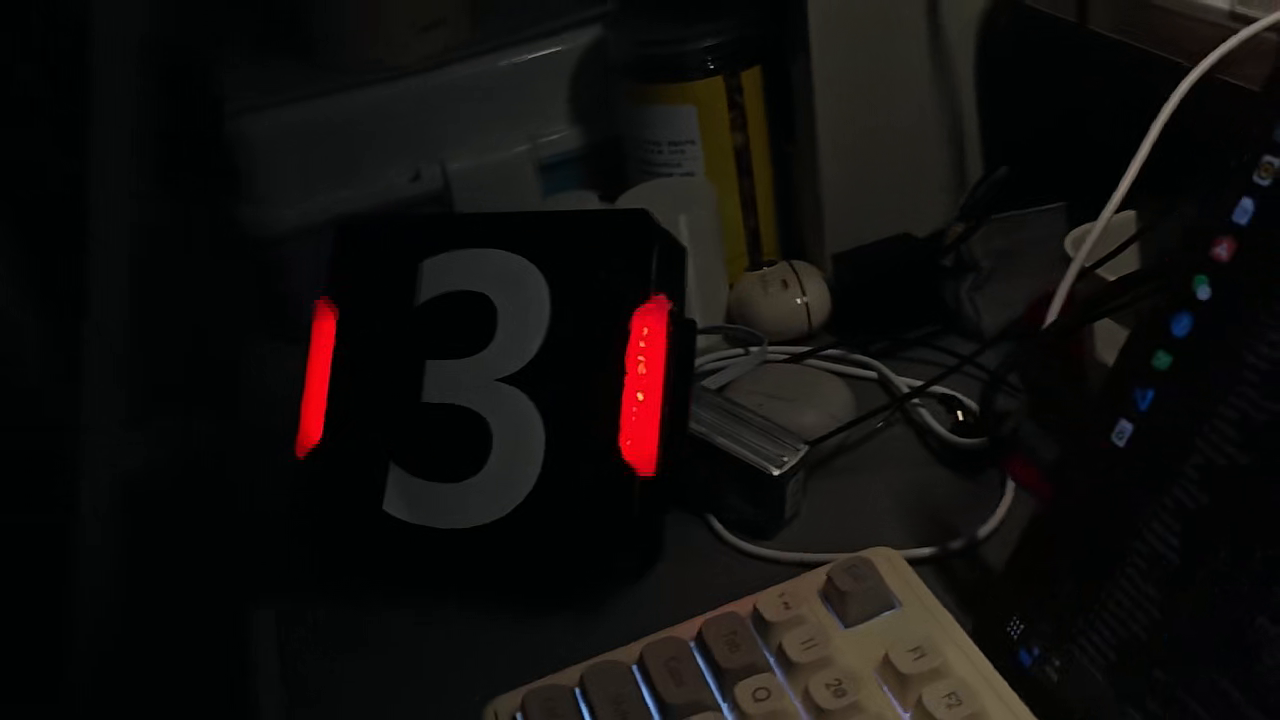
//> input picture frame 57 of 26机器人陈佳鑫/培训3/armor_detect/video/armor.mp4, 1280 x 720 px
$ ./main   (built with g++ and OpenCV 4)
//> lines starting //> are read from the running program, lines starting //| are printed output that depends on the picture; after the words box and inside, x2 and y2 are one past the last pixel; in counts of white or black regions, pixels touching at a corner belong together
#include <opencv2/opencv.hpp>
using namespace cv;

int main()
{
    VideoCapture cap("video/armor.mp4");
    int w = cap.get(CAP_PROP_FRAME_WIDTH);
    int h = cap.get(CAP_PROP_FRAME_HEIGHT);
    VideoWriter writer("results/armor_result.mp4",
        VideoWriter::fourcc('m', 'p', '4', 'v'), 30, Size(w, h));

    Mat frame;
    while (cap.read(frame))
    {
//> frame is the input picture: 720 rows x 1280 cols, CV_8UC3; mean B, G, R 13.1, 14.6, 16.9
        Mat hsv, m1, m2, mask;
        cvtColor(frame, hsv, COLOR_BGR2HSV);
//> hsv: 720 rows x 1280 cols, CV_8UC3; mean H, S, V 66.1, 115.3, 18.3
        inRange(hsv, Scalar(0, 80, 80), Scalar(10, 255, 255), m1);
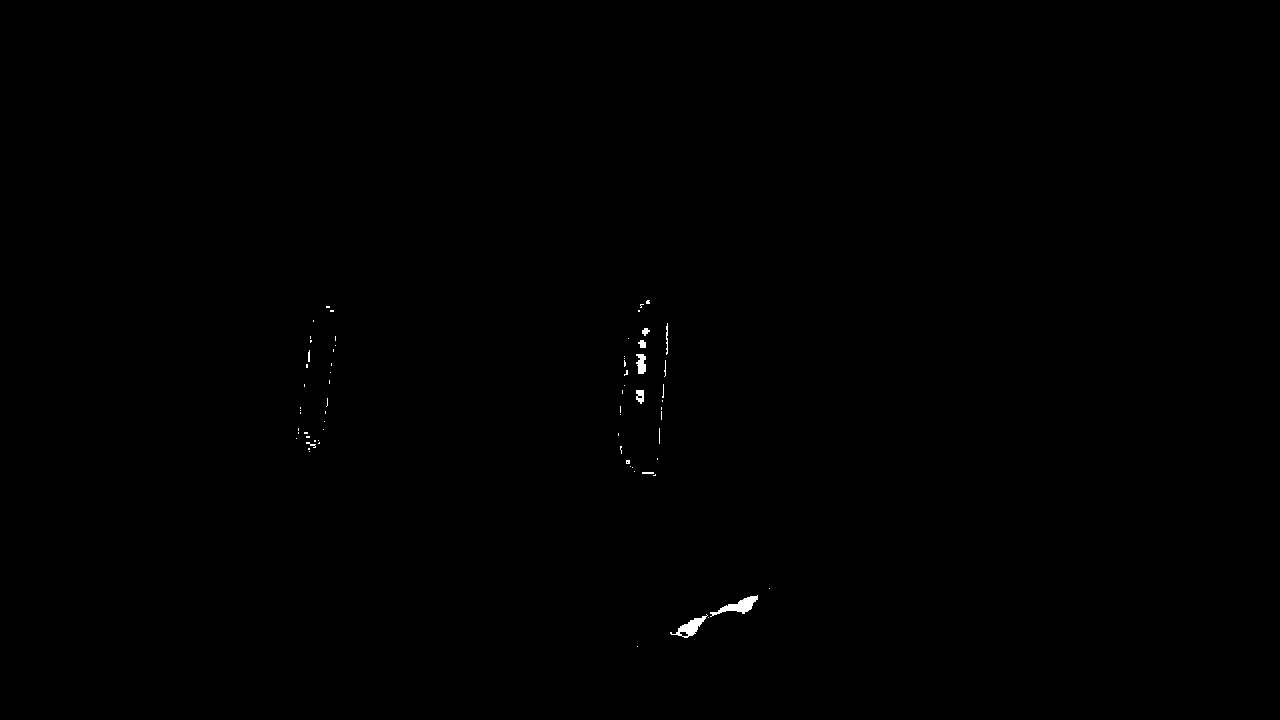
//> m1: 720 rows x 1280 cols, CV_8UC1; 0.15% white; 69 white regions (59 under 20 px), largest, box (x1, y1, x2, y2) and area: (710, 595, 758, 617) 372, (670, 614, 708, 638) 308, (636, 354, 646, 374) 149
        inRange(hsv, Scalar(170, 80, 80), Scalar(179, 255, 255), m2);
//> m2: 720 rows x 1280 cols, CV_8UC1; 1% white; 3 white regions (1 under 20 px), largest, box (x1, y1, x2, y2) and area: (618, 295, 672, 476) 6169, (296, 300, 338, 457) 3495
        mask = m1 + m2;
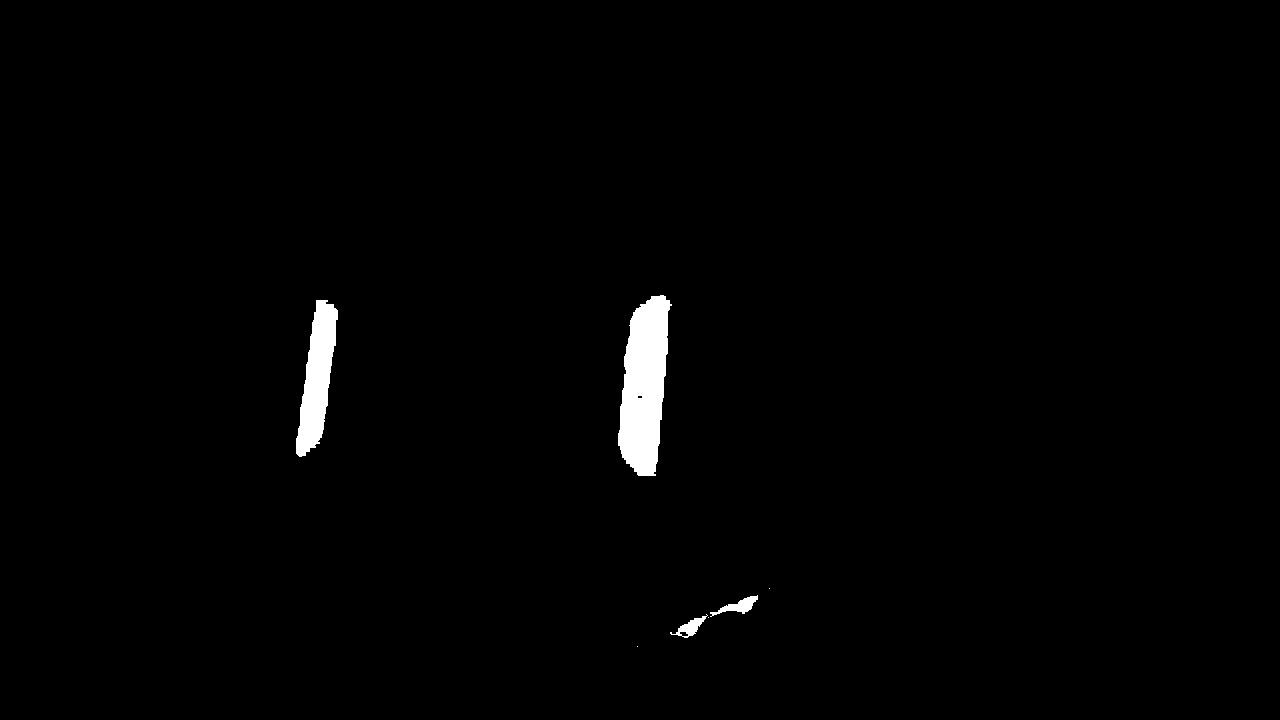
//> mask: 720 rows x 1280 cols, CV_8UC1; 1.2% white; 7 white regions (3 under 20 px), largest, box (x1, y1, x2, y2) and area: (618, 295, 672, 476) 6731, (296, 300, 338, 457) 3648, (710, 595, 758, 617) 372, (670, 614, 708, 638) 308

        Mat labels, stats, centroids;
        int n = connectedComponentsWithStats(mask, labels, stats, centroids);
//> labels: 720 rows x 1280 cols, CV_32SC1; 8 distinct labels, from 0 to 7
//> stats = [[0, 0, 1280, 720, 910538], [618, 295, 54, 181, 6731], [296, 300, 42, 157, 3648], [769, 588, 1, 1, 1], [710, 595, 48, 22, 372], [670, 614, 38, 24, 308], [708, 617, 1, 1, 1], [637, 646, 1, 1, 1]]; centroids = [[640.7, 359], [644, 385.4], [316.8, 377.2], [769, 588], [738.3, 605.7], [690.1, 626.8], [708, 617], [637, 646]]; n = 8

        int i1 = 0, i2 = 0, a1 = 0, a2 = 0;
        for (int i = 1; i < n; i++)
        {
            int a = stats.at<int>(i, CC_STAT_AREA);
            if (a > a1) { a2 = a1; i2 = i1; a1 = a; i1 = i; }
            else if (a > a2) { a2 = a; i2 = i; }
        }
//> this loop made 7 passes
//> (a, a1) on pass 1: (6731, 6731)
//> after the loop, a2 = 3648; i2 = 2; a1 = 6731; i1 = 1

        if (i2 != 0)
        {
            Rect r1(stats.at<int>(i1, CC_STAT_LEFT), stats.at<int>(i1, CC_STAT_TOP),
                    stats.at<int>(i1, CC_STAT_WIDTH), stats.at<int>(i1, CC_STAT_HEIGHT));
//> r1 = Rect(618, 295, 54, 181)
            Rect r2(stats.at<int>(i2, CC_STAT_LEFT), stats.at<int>(i2, CC_STAT_TOP),
                    stats.at<int>(i2, CC_STAT_WIDTH), stats.at<int>(i2, CC_STAT_HEIGHT));
//> r2 = Rect(296, 300, 42, 157)
            if (r1.x > r2.x)
            {
                Rect tr = r1; r1 = r2; r2 = tr;
//> after `Rect tr = r1`: tr = Rect(618, 295, 54, 181)
//> after `r1 = r2`: r1 = Rect(296, 300, 42, 157)
//> after `r2 = tr`: r2 = Rect(618, 295, 54, 181)
                int ti = i1; i1 = i2; i2 = ti;
//> after `int ti = i1`: ti = 1
//> after `i1 = i2`: i1 = 2
//> after `i2 = ti`: i2 = 1
            }
            rectangle(frame, r1, Scalar(0, 255, 255), 2);
            rectangle(frame, r2, Scalar(0, 255, 255), 2);

            int id[2] = { i1, i2 };
//> id = [2, 1]
            Point top[2], bot[2];
            for (int k = 0; k < 2; k++)
            {
                int bx = stats.at<int>(id[k], CC_STAT_LEFT);
                int by = stats.at<int>(id[k], CC_STAT_TOP);
                int bw = stats.at<int>(id[k], CC_STAT_WIDTH);
                int bh = stats.at<int>(id[k], CC_STAT_HEIGHT);

                Mat pts;
                for (int y = by; y < by + bh; y++)
                    for (int x = bx; x < bx + bw; x++)
                        if (labels.at<int>(y, x) == id[k])
                            pts.push_back(Point(x, y));

                RotatedRect rr = minAreaRect(pts);
                Point2f fp[4];
                rr.points(fp);

                double l01 = norm(fp[1] - fp[0]);
                double l12 = norm(fp[2] - fp[1]);
                int a0 = 0, a1 = 1, b0 = 2, b1 = 3;
                if (l12 > l01)
                {
                    a0 = 1; a1 = 2;
                    b0 = 3; b1 = 0;
                }
                int ea = a0, eb = a1;
                if (k == 0 && fp[b0].x + fp[b1].x < fp[a0].x + fp[a1].x) { ea = b0; eb = b1; }
                if (k == 1 && fp[b0].x + fp[b1].x > fp[a0].x + fp[a1].x) { ea = b0; eb = b1; }
                Point2f pa = fp[ea], pb = fp[eb];
                if (pa.y > pb.y) { Point2f t = pa; pa = pb; pb = t; }
                top[k] = Point(pa.x, pa.y);
                bot[k] = Point(pb.x, pb.y);
            }
//> this loop made 2 passes

            Point p[4] = { top[0], top[1], bot[1], bot[0] };
            for (int i = 0; i < 4; i++)
                line(frame, p[i], p[(i + 1) % 4], Scalar(0, 255, 0), 2);
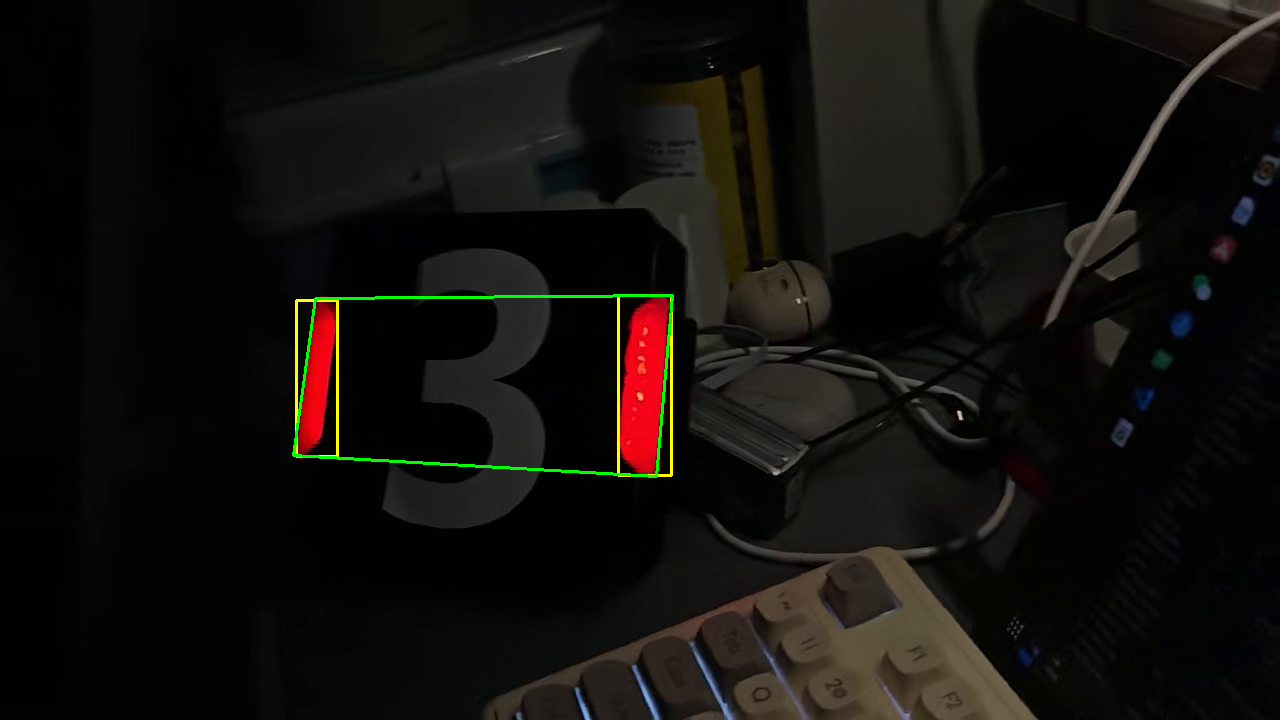
//> frame: 720 rows x 1280 cols, CV_8UC3; mean B, G, R 13, 16, 17.3
            Point c((p[0].x + p[1].x + p[2].x + p[3].x) / 4,
                    (p[0].y + p[1].y + p[2].y + p[3].y) / 4);
            line(frame, c + Point(-12, 0), c + Point(12, 0), Scalar(0, 255, 0), 2);
//> frame: 720 rows x 1280 cols, CV_8UC3; 77 pixels changed, all inside (x1, y1, x2, y2) = (471, 380, 498, 383)
            line(frame, c + Point(0, -12), c + Point(0, 12), Scalar(0, 255, 0), 2);
//> frame: 720 rows x 1280 cols, CV_8UC3; mean B, G, R 13, 16, 17.3
        }

        imshow("result", frame);
        writer.write(frame);
        waitKey(1);
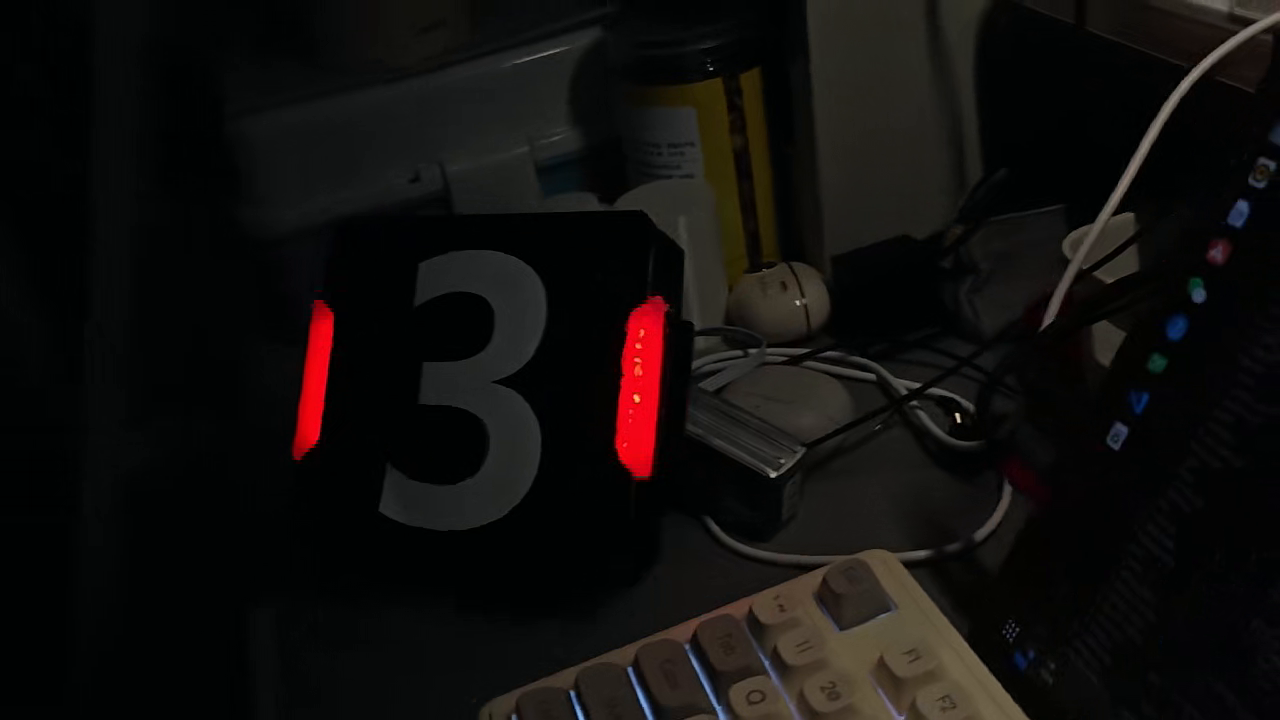
//> input picture frame 58 of 26机器人陈佳鑫/培训3/armor_detect/video/armor.mp4, 1280 x 720 px
    }
    return 0;
}

$ run again, starting later in the video
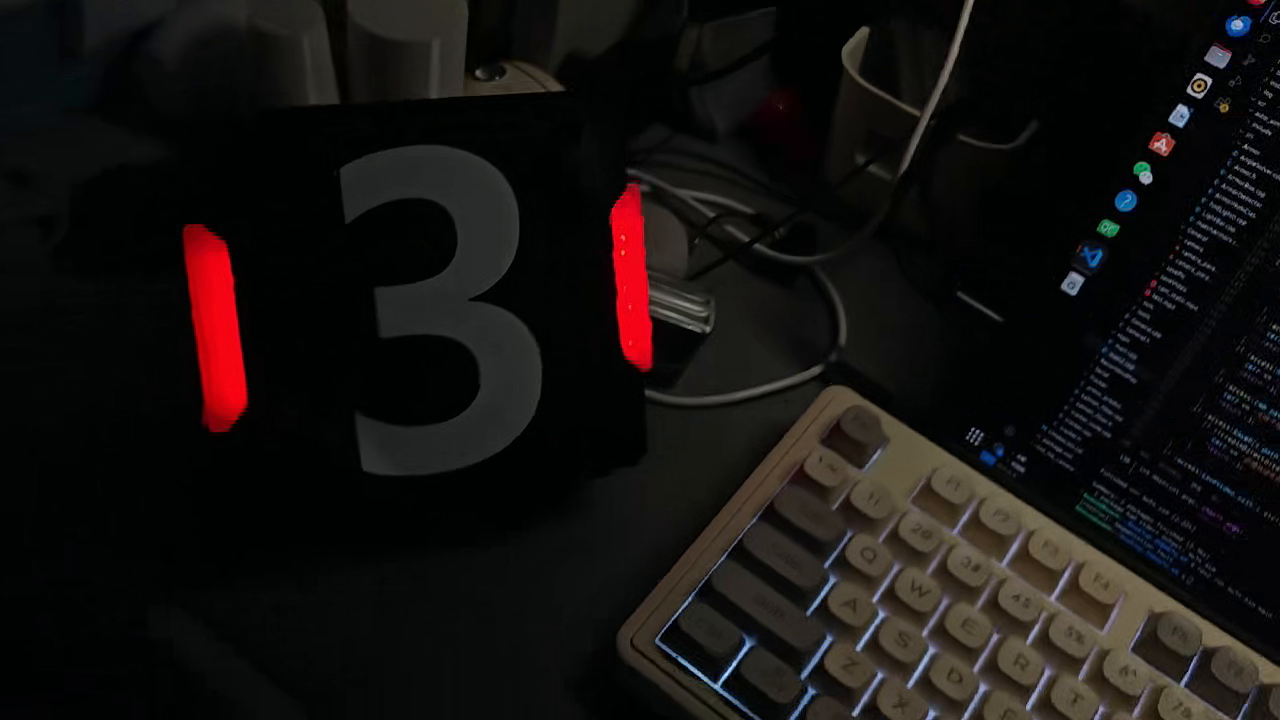
//> input picture frame 256 of 26机器人陈佳鑫/培训3/armor_detect/video/armor.mp4, 1280 x 720 px
//> frame is the input picture: 720 rows x 1280 cols, CV_8UC3; mean B, G, R 16.6, 17.6, 20.9
//> hsv: 720 rows x 1280 cols, CV_8UC3; mean H, S, V 72.3, 117.8, 23.1
//> `inRange(hsv, Scalar(0, 80, 80), Scalar(10, 255, 255), m1);`:
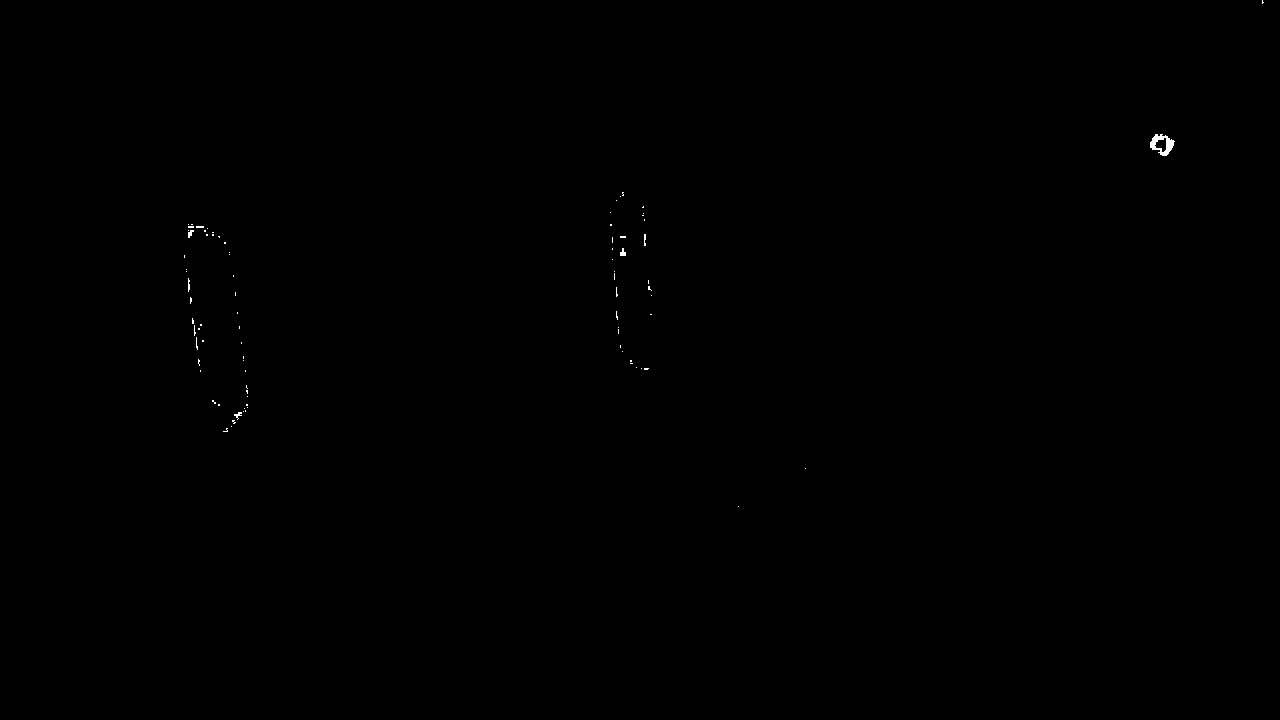
//> m1: 720 rows x 1280 cols, CV_8UC1; 0.08% white; 86 white regions (80 under 20 px), largest, box (x1, y1, x2, y2) and area: (1150, 134, 1175, 156) 266, (620, 248, 626, 256) 32, (188, 230, 194, 238) 28, (234, 412, 242, 420) 28, (188, 278, 190, 292) 22, (644, 234, 646, 246) 21
//> m2: 720 rows x 1280 cols, CV_8UC1; 1.5% white; 17 white regions (13 under 20 px), largest, box (x1, y1, x2, y2) and area: (184, 224, 248, 432) 8475, (609, 184, 653, 372) 5530, (1249, 0, 1262, 4) 49, (1152, 280, 1156, 287) 25
//> mask: 720 rows x 1280 cols, CV_8UC1; 1.6% white; 14 white regions (9 under 20 px), largest, box (x1, y1, x2, y2) and area: (184, 224, 248, 432) 8758, (609, 184, 653, 372) 5699, (1148, 132, 1175, 156) 321, (1249, 0, 1264, 4) 54, (1152, 280, 1156, 287) 25
//> labels: 720 rows x 1280 cols, CV_32SC1; 15 distinct labels, from 0 to 14
//> stats = 15 rows, first 6: [0, 0, 1280, 720, 906713], [1249, 0, 15, 4, 54], [1230, 54, 2, 2, 3], [1148, 132, 27, 24, 321], [1164, 133, 2, 1, 2], [1167, 133, 1, 1, 1]; centroids = 15 rows, first 8: [643.4, 360.4], [1256, 1.48], [1230.3, 54.33], [1161.4, 143.4], [1164.5, 133], [1167, 133], [1161.5, 143], [631.5, 278.2]; n = 15
//> the loop `for (int i = 1; i < n; i++)` made 14 passes
//> (a, a2, a1) on passes 3, 7, 9: (321, 54, 321), (5699, 321, 5699), (8758, 5699, 8758)
//> after the loop `for (int i = 1; i < n; i++)`: a2 = 5699; i2 = 7; a1 = 8758; i1 = 9
//> r1 = Rect(184, 224, 64, 208)
//> r2 = Rect(609, 184, 44, 188)
//> id = [9, 7]
//> the loop `for (int k = 0; k < 2; k++)` made 2 passes
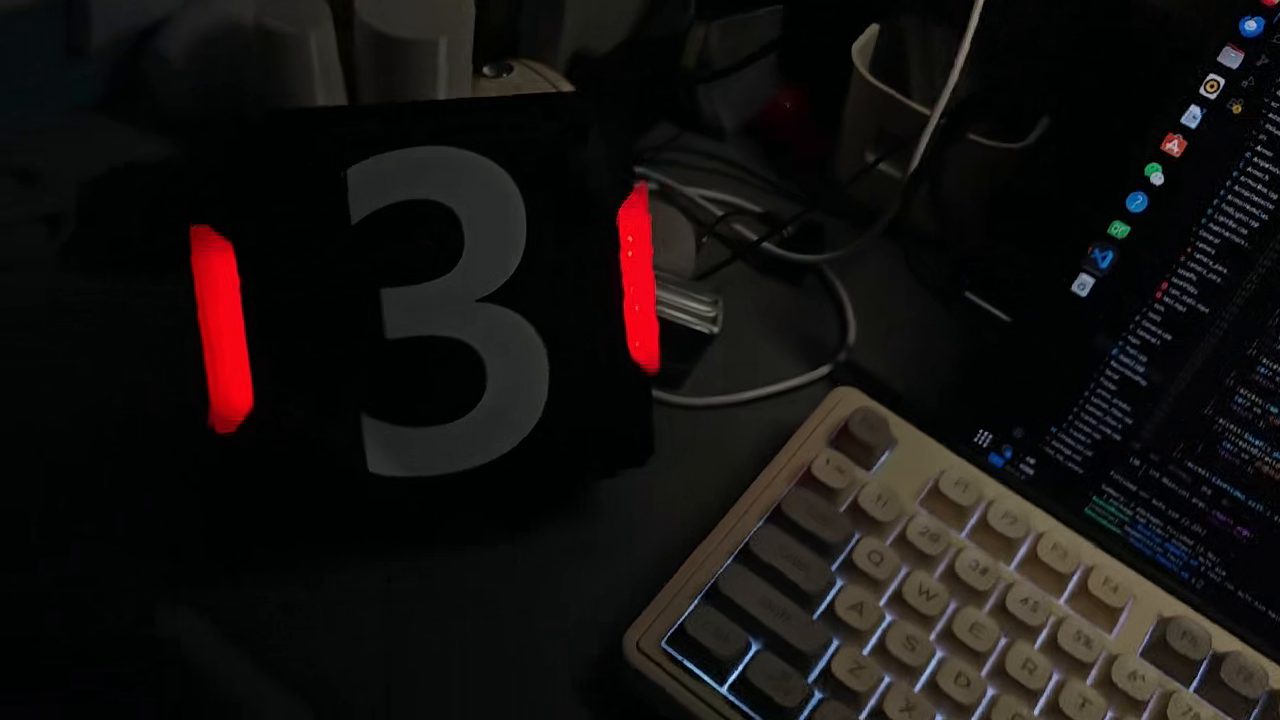
//> input picture frame 257 of 26机器人陈佳鑫/培训3/armor_detect/video/armor.mp4, 1280 x 720 px
